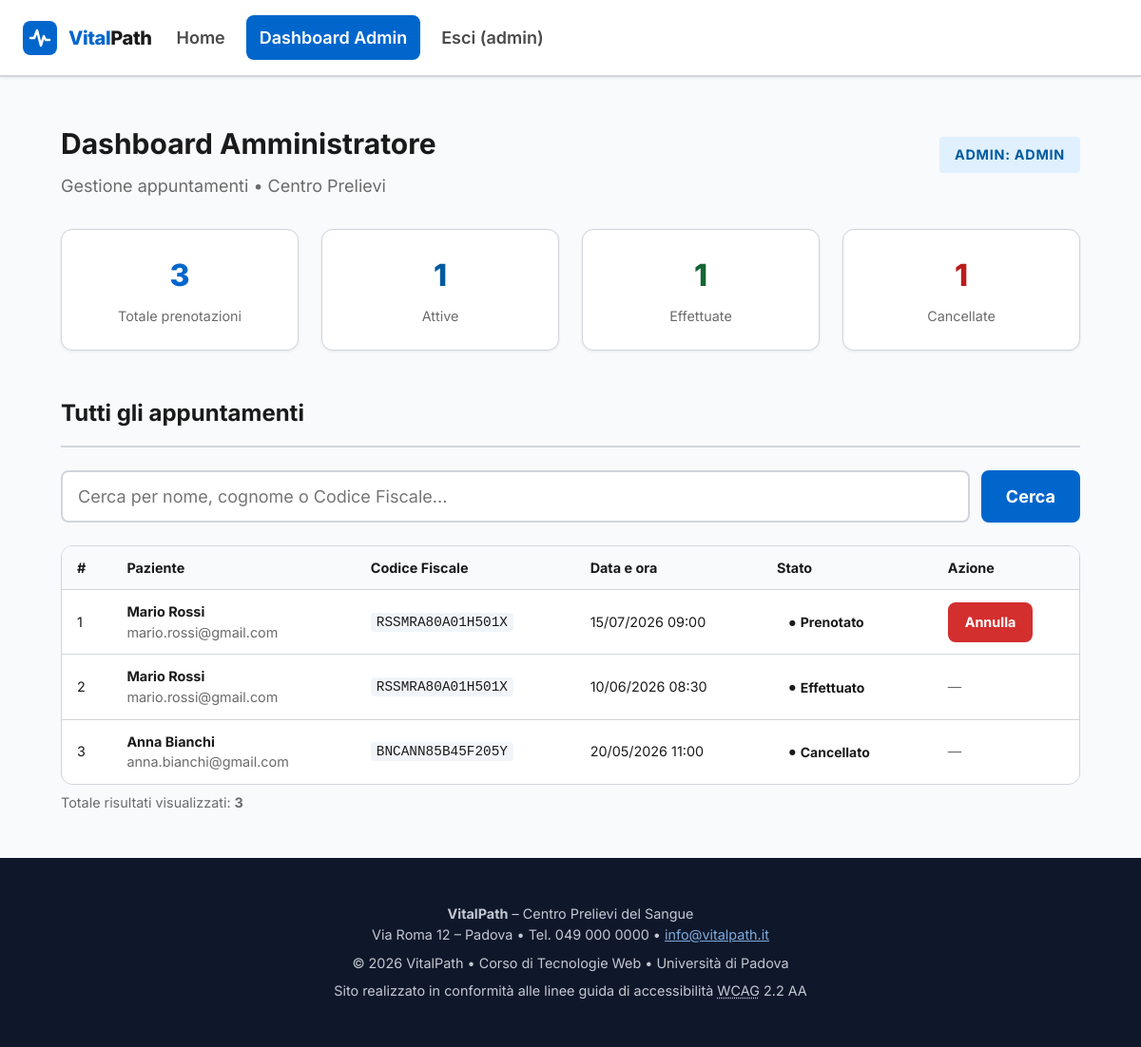
/admin_dashboard.php (signed in), run on the app's committed database.
### tables this page shows
CREATE TABLE IF NOT EXISTS prenotazione (
    id          INT          NOT NULL AUTO_INCREMENT,
    persona_id  VARCHAR(16)  NOT NULL,
    data_ora    DATETIME     NOT NULL,
    stato       ENUM('prenotato','effettuato','cancellato')
                             NOT NULL DEFAULT 'prenotato',
    creato_il   DATETIME     NOT NULL DEFAULT CURRENT_TIMESTAMP,
    PRIMARY KEY (id),
    FOREIGN KEY (persona_id) REFERENCES persona(cf)
        ON DELETE CASCADE
        ON UPDATE CASCADE
);

CREATE TABLE IF NOT EXISTS persona (
    cf          VARCHAR(16)  NOT NULL,
    nome        VARCHAR(50)  NOT NULL,
    cognome     VARCHAR(50)  NOT NULL,
    telefono    CHAR(10)  DEFAULT NULL,
    email       VARCHAR(50) NOT NULL UNIQUE,
    password    VARCHAR(20) NOT NULL,
    creato_il   DATETIME     NOT NULL DEFAULT CURRENT_TIMESTAMP,
    PRIMARY KEY (cf)
);

### src/admin_dashboard.php (the view, shortened to what this page needs)
<?php
require_once __DIR__ . '/db.php';
$nome_admin = $_SESSION['nome'] ?? 'Admin';
$filtro      = trim($_GET['q'] ?? '');
$filtro_safe = htmlspecialchars($filtro, ENT_QUOTES, 'UTF-8');
$stats = $pdo->query(
    "SELECT
        COUNT(*) AS totale,
        SUM(stato IN ('prenotato')) AS attive,
        SUM(stato = 'effettuato')   AS effettuate,
        SUM(stato = 'cancellato')   AS cancellate
     FROM prenotazione"
)->fetch();
if ($filtro !== '') {
    $like = '%' . $filtro . '%';
    $stmt = $pdo->prepare(
        "SELECT p.id, p.data_ora, p.stato, p.creato_il,
                pe.cf, pe.nome, pe.cognome, pe.email, pe.telefono
         FROM prenotazione p
         JOIN persona pe ON pe.cf = p.persona_id
         WHERE pe.nome    LIKE ?
            OR pe.cognome LIKE ?
            OR pe.cf      LIKE ?
         ORDER BY p.data_ora DESC"
    );
    $stmt->execute([$like, $like, $like]);
} else {
    $stmt = $pdo->query(
        "SELECT p.id, p.data_ora, p.stato, p.creato_il,
                pe.cf, pe.nome, pe.cognome, pe.email, pe.telefono
         FROM prenotazione p
         JOIN persona pe ON pe.cf = p.persona_id
         ORDER BY p.data_ora DESC"
    );
}
$prenotazioni = $stmt->fetchAll();
function fmt_data_admin(string $data_ora): string {
    $dt = new DateTime($data_ora);
    return $dt->format('d/m/Y') . ' ' . $dt->format('H:i');
}
function etichetta_stato(string $stato): string {
    return match($stato) {
        'prenotato'  => 'Prenotato',
        'effettuato' => 'Effettuato',
        'cancellato' => 'Cancellato',
        default      => ucfirst($stato),
    };
}
function statoClasse($stato) {
    $classi = [
        'prenotato' => 'status-pending',
        'cancellato' => 'status-cancelled',
        'expired' => 'status-expired'
    ];
    return $classi[$stato] ?? 'status-pending';
}
?>
<!DOCTYPE html>
<html lang="it">
<head>
    <link rel="stylesheet" href="style.css">
</head>
<body>
<header id="intestazione">
    <div class="header-container">
        <?php include 'logo.php'; ?>
        <nav id="nav-principale" aria-label="Navigazione principale">
            <ul>
                <li><a href="index.php">Home</a></li>
                <li><a href="admin_dashboard.php" aria-current="page" class="active">Dashboard Admin</a></li>
                <li><a href="logout.php">Esci (<?= htmlspecialchars($nome_admin, ENT_QUOTES, 'UTF-8') ?>)</a></li>
            </ul>
        </nav>
    </div>
</header>
<main id="main-content" tabindex="-1">
    <div class="flex items-center justify-between flex-wrap gap-16 mb-32">
        <div>
            <h1>Dashboard Amministratore</h1>
            <p class="text-muted mt-8">Gestione appuntamenti &bull; Centro Prelievi</p>
        </div>
        <span class="badge badge--info" style="font-size:var(--font-size-sm);padding:var(--space-8) var(--space-16);">
            Admin: <?= htmlspecialchars($nome_admin, ENT_QUOTES, 'UTF-8') ?>
        </span>
    </div>
    <section aria-labelledby="stats-title">
        <div class="grid grid--4 mb-32">
            <div class="card text-center">
                <div style="font-size:2rem;font-weight:800;color:var(--color-primary);">
                    <?= (int)$stats['totale'] ?>
                </div>
                <div class="text-sm text-muted mt-8">Totale prenotazioni</div>
            </div>
            <div class="card text-center">
                <div style="font-size:2rem;font-weight:800;color:var(--status-booked-text);">
                    <?= (int)$stats['attive'] ?>
                </div>
                <div class="text-sm text-muted mt-8">Attive</div>
            </div>
            <div class="card text-center">
                <div style="font-size:2rem;font-weight:800;color:var(--status-confirmed-text);">
                    <?= (int)$stats['effettuate'] ?>
                </div>
                <div class="text-sm text-muted mt-8">Effettuate</div>
            </div>
            <div class="card text-center">
                <div style="font-size:2rem;font-weight:800;color:var(--status-cancelled-text);">
                    <?= (int)$stats['cancellate'] ?>
                </div>
                <div class="text-sm text-muted mt-8">Cancellate</div>
            </div>
        </div>
    </section>
    <section aria-labelledby="ricerca-title">
        <h2 id="ricerca-title" class="section-title">Tutti gli appuntamenti</h2>
        <form method="GET" action="admin_dashboard.php"
              role="search" aria-label="Cerca appuntamento"
              class="search-bar">
            <input
                type="search"
                id="q"
                name="q"
                class="form-input"
                value="<?= $filtro_safe ?>"
                placeholder="Cerca per nome, cognome o Codice Fiscale..."
                aria-label="Cerca appuntamento per nome, cognome o Codice Fiscale"
                autocomplete="off"
            >
            <button type="submit" class="btn btn--primary">Cerca</button>
        </form>
        <?php if (empty($prenotazioni)): ?>
        <div class="empty-state card">
            <span class="empty-state__icon" aria-hidden="true">🔍</span>
            <p class="empty-state__title">Nessun risultato trovato</p>
            <p class="empty-state__text">
                <?php if ($filtro !== ''): ?>
                    Nessun appuntamento corrisponde a "<?= $filtro_safe ?>".
                    <a href="admin_dashboard.php">Azzera il filtro</a>
                <?php else: ?>
                    Non ci sono ancora prenotazioni nel sistema.
                <?php endif; ?>
            </p>
        </div>
        <?php else: ?>
        <div class="table-wrapper">
            <table class="table" id="tabella-prenotazioni">
                <thead>
                    <tr>
                        <th scope="col">#</th>
                        <th scope="col">Paziente</th>
                        <th scope="col">Codice Fiscale</th>
                        <th scope="col">Data e ora</th>
                        <th scope="col">Stato</th>
                        <th scope="col">Azione</th>
                    </tr>
                </thead>
                <tbody>
                    <?php foreach ($prenotazioni as $p):
                        $attiva = in_array($p['stato'], ['prenotato'], true);
                    ?>
                    <tr data-id="<?= (int)$p['id'] ?>"
                        data-stato="<?= htmlspecialchars($p['stato'], ENT_QUOTES, 'UTF-8') ?>">
                        <td><?= (int)$p['id'] ?></td>
                        <td>
                            <div style="font-weight:700;">
                                <?= htmlspecialchars($p['nome'] . ' ' . $p['cognome'], ENT_QUOTES, 'UTF-8') ?>
                            </div>
                            <?php if ($p['email']): ?>
                            <div class="text-sm text-muted">
                                <?= htmlspecialchars($p['email'], ENT_QUOTES, 'UTF-8') ?>
                            </div>
                            <?php endif; ?>
                        </td>
                        <td>
                            <code style="font-size:var(--font-size-sm);background:#f1f5f9;
                                         padding:2px 6px;border-radius:4px;">
                                <?= htmlspecialchars($p['cf'], ENT_QUOTES, 'UTF-8') ?>
                            </code>
                        </td>
                        <td style="white-space:nowrap;">
                            <?= htmlspecialchars(fmt_data_admin($p['data_ora']), ENT_QUOTES, 'UTF-8') ?>
                        </td>
                        <td>
                            <span class="status-badge <?= statoClasse($p['stato']) ?>">
                                <?= etichetta_stato($p['stato']) ?>
                            </span>
                            </td>
                        <td>
                            <?php if ($attiva): ?>
                            <form method="POST" action="admin_dashboard.php"
                                  class="form-annulla"
                                  data-nome="<?= htmlspecialchars($p['nome'] . ' ' . $p['cognome'], ENT_QUOTES, 'UTF-8') ?>">
                                <button type="submit" class="btn btn--danger btn--sm"
                                        aria-label="Annulla appuntamento di <?= htmlspecialchars($p['nome'] . ' ' . $p['cognome'], ENT_QUOTES, 'UTF-8') ?> del <?= htmlspecialchars(fmt_data_admin($p['data_ora']), ENT_QUOTES, 'UTF-8') ?>">
                                    Annulla
                                </button>
                            </form>
                            <?php else: ?>
                                <span class="text-muted text-sm">—</span>
                            <?php endif; ?>
                        </td>
                    </tr>
                    <?php endforeach; ?>
                </tbody>
            </table>
        </div>
        <p class="text-sm text-muted mt-8">
            Totale risultati visualizzati: <strong><?= count($prenotazioni) ?></strong>
        </p>
        <?php endif; ?>
    </section>
</main>
    <footer class="site-footer">
        <div class="footer-container">
            <p>
                <strong>VitalPath</strong> – Centro Prelievi del Sangue<br>
                Via Roma 12 – Padova &bull; Tel. 049 000 0000 &bull;
                <a href="mailto:info@vitalpath.it"
                   style="color: #93c5fd;">info@vitalpath.it</a>
            </p>
            <p>
                &copy; 2026 VitalPath &bull; Corso di Tecnologie Web &bull;
                Università di Padova
            </p>
            <p>
                Sito realizzato in conformità alle linee guida di accessibilità
                <abbr title="Web Content Accessibility Guidelines">WCAG</abbr> 2.2 AA
            </p>
        </div>
    </footer>
</body>
</html>

### src/logo.php (shortened to what this page needs)
<a href="index.php" class="logo-area" aria-label="Home - VitalPath">
                <svg width="36" height="36" viewBox="0 0 36 36" fill="none"
                     xmlns="http://www.w3.org/2000/svg" aria-hidden="true" focusable="false">
                    <rect width="36" height="36" rx="8" fill="#0066cc"/>
                    <path d="M8 18h4l3-8 4 16 3-10 2 4h4"
                          stroke="white" stroke-width="2.5"
                          stroke-linecap="round" stroke-linejoin="round"/>
                </svg>
                <span class="logo-text">Vital<span>Path</span></span>
            </a>

### data on the page
prenotazione: id "1", persona.cognome "Mario Rossi", persona.email "mario.rossi@gmail.com", persona.cf "RSSMRA80A01H501X", data_ora "15/07/2026 09:00", stato "Prenotato"
prenotazione: id "2", persona.cognome "Mario Rossi", persona.email "mario.rossi@gmail.com", persona.cf "RSSMRA80A01H501X", data_ora "10/06/2026 08:30", stato "Effettuato"
prenotazione: id "3", persona.cognome "Anna Bianchi", persona.email "anna.bianchi@gmail.com", persona.cf "BNCANN85B45F205Y", data_ora "20/05/2026 11:00", stato "Cancellato"

### other printed values
$nome_admin "admin"
$nome_admin "ADMIN"
$stats['totale'] "3"
$stats['attive'] "1"
$stats['effettuate'] "1"
$stats['cancellate'] "1"
count($prenotazioni) "3"
